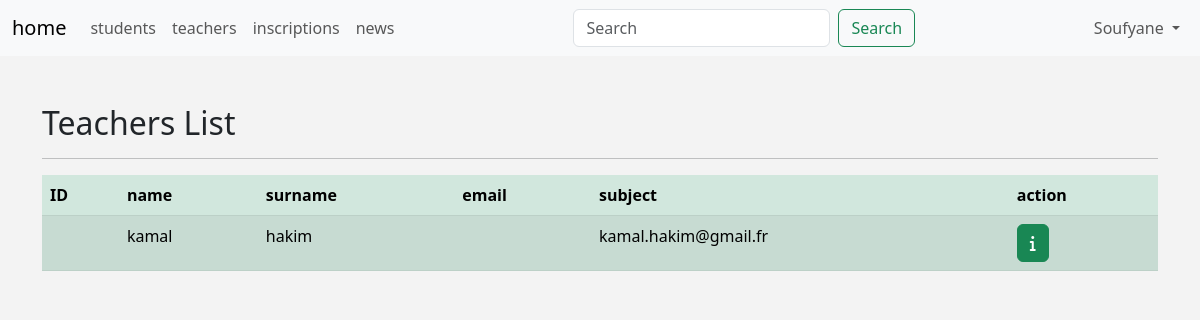
The page /admin/teachers.php (signed in) on the database its author committed.
### tables this page shows
CREATE TABLE `Enseignants` (
  `id` int NOT NULL,
  `nom` varchar(50) NOT NULL,
  `prenom` varchar(50) NOT NULL,
  `email` varchar(255) NOT NULL,
  `date_naissance` date NOT NULL,
  `lieu_naissance` varchar(255) NOT NULL,
  `nationalite` varchar(255) NOT NULL,
  `adresse` varchar(255) NOT NULL,
  `telephone` varchar(20) NOT NULL,
  `photo` mediumblob,
  `id_doc` int DEFAULT NULL
);

### admin/includes/languages/english.php (called while the page is built)
<?php
    function lang($statement) {
        static $language = Array(
            'HOME'          => 'home',
            'STUDENTS'      => 'students',
            'TEACHERS'      => 'teachers',
            'INSCRIPTIONS'  => 'inscriptions',
            'NEWS'          => 'news',
            'LOGOUT'        => 'logout',
            'SETTINGS'      => 'settings',
            'EDIT-PROFILE'  => 'edit profile',
            'USERNAME'      => 'username',
            'PASSWORD'      => 'password',
            'EMAIL'         => 'email',
            'NAME'          => 'name',
            'SURNAME'       => 'surname',
            'SAVE'          => 'save',
            'UPDATE'        => 'update',
            'BIRTHDATE'     => 'birth date',
            'STUDENT-NUMBER'=> 'student number',
            'STUDENT-DETAILS'=> 'student details',
            'TEACHER-DETAILS'=> 'teacher details',
            'SUBJECT'       => 'subject',
            'ACTION'        => 'action',
            'PHONE'         => 'Phone',
            'STATUS REGISTRATION'=> 'statut inscription'
        );
        return $language[$statement];
    };
?>

### admin/teachers.php (the view, shortened to what this page needs)
<?php
if (isset($_SESSION['username'])) {
    include 'init.php';
    $stmt = $connection->query("SELECT * FROM Enseignants");
    $teachers = $stmt->fetchAll(PDO::FETCH_ASSOC);
?>
    <div class="container">
        <h2 class="mt-5">Teachers List</h2>
        <hr>
        <table class="table table-success table-striped">
            <thead>
            <tr>
                <th>ID</th>
                <th><?php echo lang("NAME")?></th>
                <th><?php echo lang("SURNAME")?></th>
                <th><?php echo lang("EMAIL")?></th>
                <th><?php echo lang("SUBJECT")?></th>
                <th><?php echo lang("ACTION")?></th>
            </tr>
            </thead>
            <tbody>
            <?php foreach ($teachers as $teacher) { ?>
                <tr>
                    <td><?php echo $teacher['id_enseignant']; ?></td>
                    <td><?php echo $teacher['nom']; ?></td>
                    <td><?php echo $teacher['prenom']; ?></td>
                    <td><?php echo $teacher['matiere_enseignee']; ?></td>
                    <td><?php echo $teacher['email']; ?></td>
                    <td><a href="teacher-details.php?teacher_id=<?php echo $teacher['id_enseignant']?>" class="btn btn-success"><i class="fa-solid fa-info"></i></a></td>
                </tr>
            <?php } ?>
            </tbody>
        </table>
    </div>
    <?php
    include $tpl . 'footer.php';
}
else {
    header('Location: index.php');
    exit();
}
?>

### admin/layout/css/backend.css (style rules this page uses)
body { background-color: #f3f3f3; }

### rows shown on the page
enseignants: nom "kamal", prenom "hakim", email "kamal.hakim@gmail.fr"

### other values the page prints
lang("HOME") "home"
lang("STUDENTS") "students"
lang("TEACHERS") "teachers"
lang("INSCRIPTIONS") "inscriptions"
lang("NEWS") "news"
$_SESSION['username'] "Soufyane"
lang("NAME") "name"
lang("SURNAME") "surname"
lang("EMAIL") "email"
lang("SUBJECT") "subject"
lang("ACTION") "action"
